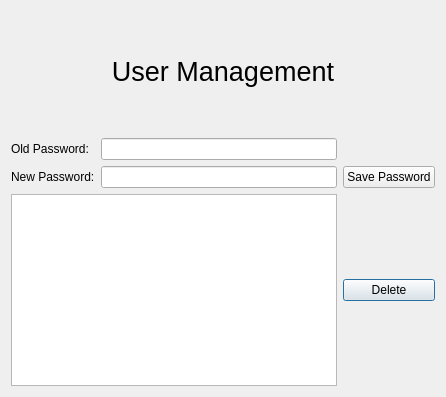
<?xml version="1.0" encoding="UTF-8"?>
<ui version="4.0">
 <class>usermanage</class>
 <widget class="QDialog" name="usermanage">
  <property name="geometry">
   <rect>
    <x>0</x>
    <y>0</y>
    <width>446</width>
    <height>397</height>
   </rect>
  </property>
  <property name="windowTitle">
   <string>Dialog</string>
  </property>
  <layout class="QGridLayout" name="gridLayout">
   <item row="3" column="2">
    <widget class="QPushButton" name="pb_deluser">
     <property name="text">
      <string>Delete</string>
     </property>
    </widget>
   </item>
   <item row="2" column="1">
    <widget class="QLineEdit" name="le_new"/>
   </item>
   <item row="2" column="0">
    <widget class="QLabel" name="lb_new">
     <property name="text">
      <string>New Password:</string>
     </property>
    </widget>
   </item>
   <item row="3" column="0" colspan="2">
    <widget class="QTableWidget" name="tw_user"/>
   </item>
   <item row="2" column="2">
    <widget class="QPushButton" name="pb_savepw">
     <property name="text">
      <string>Save Password</string>
     </property>
    </widget>
   </item>
   <item row="1" column="0">
    <widget class="QLabel" name="lb_old">
     <property name="text">
      <string>Old Password:</string>
     </property>
    </widget>
   </item>
   <item row="1" column="1">
    <widget class="QLineEdit" name="le_old"/>
   </item>
   <item row="0" column="0" colspan="3">
    <widget class="QLabel" name="lb_usertitle">
     <property name="sizePolicy">
      <sizepolicy hsizetype="Expanding" vsizetype="Expanding">
       <horstretch>0</horstretch>
       <verstretch>0</verstretch>
      </sizepolicy>
     </property>
     <property name="font">
      <font>
       <pointsize>20</pointsize>
      </font>
     </property>
     <property name="text">
      <string>User Management</string>
     </property>
     <property name="alignment">
      <set>Qt::AlignCenter</set>
     </property>
    </widget>
   </item>
  </layout>
 </widget>
 <resources/>
 <connections/>
</ui>
